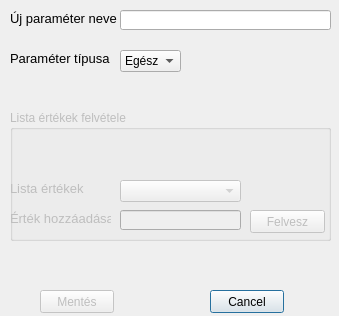
<?xml version="1.0" encoding="UTF-8"?>
<ui version="4.0">
 <class>DialogAddParamRow</class>
 <widget class="QDialog" name="DialogAddParamRow">
  <property name="geometry">
   <rect>
    <x>0</x>
    <y>0</y>
    <width>339</width>
    <height>316</height>
   </rect>
  </property>
  <property name="windowTitle">
   <string>Dialog</string>
  </property>
  <widget class="QPushButton" name="buttonCancel">
   <property name="geometry">
    <rect>
     <x>210</x>
     <y>290</y>
     <width>74</width>
     <height>23</height>
    </rect>
   </property>
   <property name="text">
    <string>Cancel</string>
   </property>
  </widget>
  <widget class="QLineEdit" name="lineParamName">
   <property name="geometry">
    <rect>
     <x>120</x>
     <y>10</y>
     <width>211</width>
     <height>20</height>
    </rect>
   </property>
  </widget>
  <widget class="QLabel" name="label">
   <property name="geometry">
    <rect>
     <x>10</x>
     <y>10</y>
     <width>111</width>
     <height>16</height>
    </rect>
   </property>
   <property name="font">
    <font>
     <pointsize>10</pointsize>
    </font>
   </property>
   <property name="text">
    <string>Új paraméter neve</string>
   </property>
  </widget>
  <widget class="QPushButton" name="buttonSave">
   <property name="enabled">
    <bool>false</bool>
   </property>
   <property name="geometry">
    <rect>
     <x>40</x>
     <y>290</y>
     <width>74</width>
     <height>23</height>
    </rect>
   </property>
   <property name="text">
    <string>Mentés</string>
   </property>
  </widget>
  <widget class="QLabel" name="label_2">
   <property name="geometry">
    <rect>
     <x>10</x>
     <y>50</y>
     <width>111</width>
     <height>16</height>
    </rect>
   </property>
   <property name="font">
    <font>
     <pointsize>10</pointsize>
    </font>
   </property>
   <property name="text">
    <string>Paraméter típusa</string>
   </property>
  </widget>
  <widget class="QComboBox" name="comboBoxParamType">
   <property name="geometry">
    <rect>
     <x>120</x>
     <y>50</y>
     <width>61</width>
     <height>22</height>
    </rect>
   </property>
   <item>
    <property name="text">
     <string>Egész</string>
    </property>
   </item>
   <item>
    <property name="text">
     <string>Valós</string>
    </property>
   </item>
   <item>
    <property name="text">
     <string>Lista</string>
    </property>
   </item>
   <item>
    <property name="text">
     <string>Szöveg</string>
    </property>
   </item>
  </widget>
  <widget class="QGroupBox" name="groupBox">
   <property name="enabled">
    <bool>false</bool>
   </property>
   <property name="geometry">
    <rect>
     <x>10</x>
     <y>110</y>
     <width>321</width>
     <height>131</height>
    </rect>
   </property>
   <property name="title">
    <string>Lista értékek felvétele</string>
   </property>
   <widget class="QLabel" name="label_4">
    <property name="enabled">
     <bool>false</bool>
    </property>
    <property name="geometry">
     <rect>
      <x>0</x>
      <y>70</y>
      <width>81</width>
      <height>16</height>
     </rect>
    </property>
    <property name="font">
     <font>
      <pointsize>10</pointsize>
     </font>
    </property>
    <property name="text">
     <string>Lista értékek</string>
    </property>
   </widget>
   <widget class="QPushButton" name="buttonAddNewValue">
    <property name="enabled">
     <bool>false</bool>
    </property>
    <property name="geometry">
     <rect>
      <x>240</x>
      <y>100</y>
      <width>75</width>
      <height>23</height>
     </rect>
    </property>
    <property name="text">
     <string>Felvesz</string>
    </property>
   </widget>
   <widget class="QComboBox" name="comboBoxListValues">
    <property name="enabled">
     <bool>false</bool>
    </property>
    <property name="geometry">
     <rect>
      <x>110</x>
      <y>70</y>
      <width>121</width>
      <height>22</height>
     </rect>
    </property>
   </widget>
   <widget class="QLabel" name="label_3">
    <property name="enabled">
     <bool>false</bool>
    </property>
    <property name="geometry">
     <rect>
      <x>0</x>
      <y>100</y>
      <width>101</width>
      <height>16</height>
     </rect>
    </property>
    <property name="font">
     <font>
      <pointsize>10</pointsize>
     </font>
    </property>
    <property name="text">
     <string>Érték hozzáadása</string>
    </property>
   </widget>
   <widget class="QLineEdit" name="lineSingleListValue">
    <property name="enabled">
     <bool>false</bool>
    </property>
    <property name="geometry">
     <rect>
      <x>110</x>
      <y>100</y>
      <width>121</width>
      <height>20</height>
     </rect>
    </property>
   </widget>
  </widget>
 </widget>
 <resources/>
 <connections/>
</ui>
